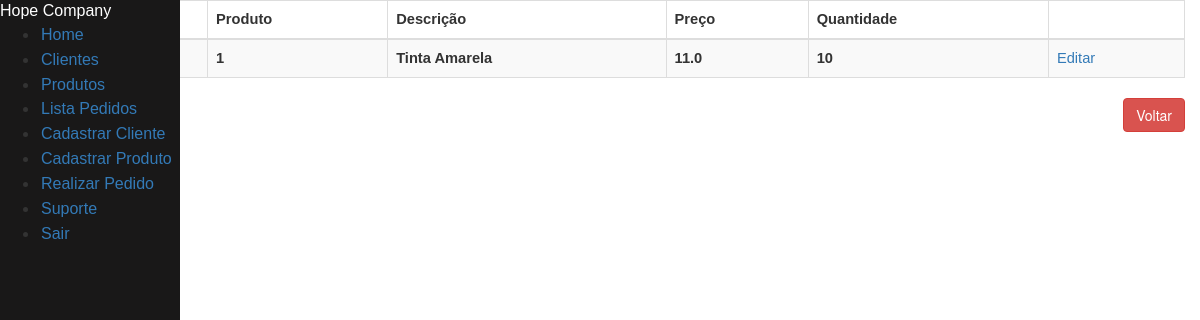
/visualiza_pedido/4, run on the app's committed database.
### tables this page shows
CREATE TABLE itens_pedido (
    id_produto INTEGER NOT NULL,
    id_pedido INTEGER,
    preco_unitario REAL NOT NULL,
    quantidade INTEGER NOT NULL,
    FOREIGN KEY(id_produto) REFERENCES produto(id_produto),
    FOREIGN KEY(id_pedido) REFERENCES pedido(id_pedido)
);

CREATE TABLE produto (
    id_produto INTEGER PRIMARY KEY AUTOINCREMENT,
    descricao VARCHAR(50) NOT NULL,
    preco_unitario REAl NOT NULL
);

### clientes.py (the view)
@app.route("/visualiza_pedido/<int:id_pedido>", methods = ["GET", "POST"])
def form_visualiza_ped(id_pedido):
    prod_pedido = consultar_prod_pedido(id_pedido)
    if prod_pedido == None:
        return render_template("menu.html", mensagem = f"Esse pedido não existe.")
    return render_template("visualiza_pedido.html", id_pedido = id_pedido, pedidos = prod_pedido)

### clientes.py (called while the page is built)
def row_to_dict(description, row):
    if row == None:
        return None
    d = {}
    for i in range(0, len(row)):
        d[description[i][0]] = row[i]
    return d

def rows_to_dict(description, rows):
    result = []
    for row in rows:
        result.append(row_to_dict(description, row))
    return result

def conectar():
    return sqlite3.connect('clientes.db')

def consultar_prod_pedido(id_pedido):
    with closing(conectar()) as con, closing(con.cursor()) as cur:
        cur.execute("SELECT p.preco_unitario, p.quantidade, p.id_produto, pd.descricao FROM itens_pedido p INNER JOIN produto pd ON pd.id_produto = p.id_produto WHERE p.id_pedido = ?", (id_pedido, ))
        return rows_to_dict(cur.description, cur.fetchall())

### templates/visualiza_pedido.html (shortened to what this page needs)
{% extends "menu.html" %}
{% block content %}
<div class="container col-md-18">
        <div class="table-responsive" id="sailorTableArea">
        <table id="sailorTable" class="table table-striped table-bordered" width="100%">
            <thead>
                <tr>
                    <th>Pedido</th>
                    <th>Produto</th>
                    <th>Descrição</th>
                    <th>Preço</th>
                    <th>Quantidade</th>
                    <th></th>
                </tr>
            </thead>
            <tbody>
                {% for pedido in pedidos %}
                <tr>
                    <th>{{id_pedido}}</th>
                    <th><input type="hidden" value="{{pedido['id_produto']}}" name="id_produto" id="id_produto"/>{{pedido['id_produto']}}</th>
                    <th>{{pedido['descricao']}}</th>
                    <th>{{pedido['preco_unitario']}}</th>
                    <th>{{pedido['quantidade']}}</th>
                    <td><a href="/edita-pedido/{{id_pedido}}/{{pedido['id_produto']}}" class="botao">Editar</a></td>
                </tr>
                {% endfor %}
            </tbody>
        </table>
        </div>
    </div>
    <div class="form-group">
        <label class="col-md-4 control-label" for="btnsalvar"></label>
        <div class="col-md-8 text-right">
            <a id="btncancelar" name="btncancelar" class="btn btn-danger" href="/pedido/">Voltar</a>
        </div>
    </div>
</body>
{% endblock %}

### templates/menu.html (style rules this page uses)
body { background-color: #ffffff; }
table { font-family: Arial, Helvetica, sans-serif; font-weight: normal; font-size: 11pt; }

### data on the page
itens_pedido: id_produto "1", descricao "Tinta Amarela", preco_unitario "11.0", quantidade "10"
